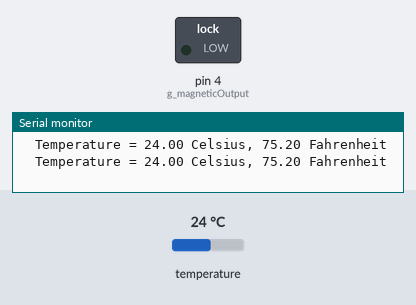
Simulated run of this sketch. Board: Arduino Uno, built with avr-gcc and run on an emulated ATmega328P. Parts: switched loads named in the sketch (green lamp = pin HIGH), the last lines printed to the serial monitor. The inputs (shaded band) are chosen by the test bench; at power-on: temperature 24 °C.

Above: at 2.9 s.
3.0 s: temperature set to 35 °C
4.6 s: temperature set to 36.4 °C
At 6.8 s:
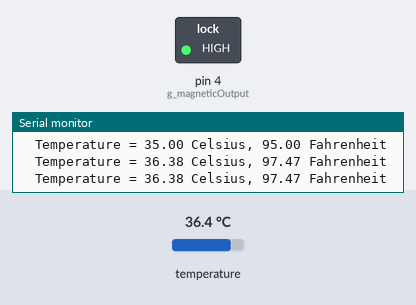
Timing chart, 0 to 8.3 s (numbered marks = the images above; inputs shaded):
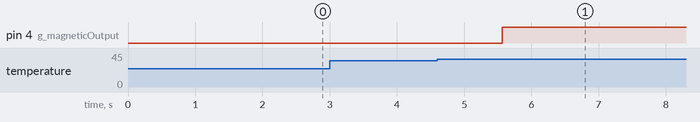

The sketch:

TempSensor.ino
```cpp
#include <OneWire.h>

// Read in temperature from DS1820 1 wire device
OneWire g_tempSensor(7);  // read in temp on pin 7, needs a 4.7K pull up

const float g_targetTemperature = 96.0f;
const byte g_magneticOutput = 4;

const byte s_addressLength = 8;
const byte s_crcIndex = 7;
const byte s_dataLength = 12;
const byte s_numDataBytes = 9;

const byte DS18S20 = 0x10;
const byte DS18B20 = 0x28;
const byte DS1822 = 0x22;

const byte s_startConversion = 0x44;
const byte s_readData = 0xBE;

void setup() {
  pinMode(g_magneticOutput, OUTPUT);

  // start with door locked...
  digitalWrite(g_magneticOutput, LOW);

  Serial.begin(9600);
}

void loop() {
  byte deviceAddress[s_addressLength];
  byte deviceData[s_dataLength];

  // put your main code here, to run repeatedly:
  if (g_tempSensor.search(deviceAddress) != false) {
    if (OneWire::crc8(deviceAddress, s_addressLength - 1) == deviceAddress[s_crcIndex]) {
      g_tempSensor.reset();
      g_tempSensor.select(deviceAddress);
      g_tempSensor.write(s_startConversion, 0); // assumes pull up and not using parasitic power

      delay(1000);     // need at least 750ms so add some slop
      byte present = g_tempSensor.reset();
      g_tempSensor.select(deviceAddress);
      g_tempSensor.write(s_readData);         // Read Scratchpad

      for (int index = 0; index < s_numDataBytes; index++) { // we need 9 bytes
        deviceData[index] = g_tempSensor.read();
      }

      // Convert the data to actual temperature
      // because the result is a 16 bit signed integer, it should
      // be stored to an "int16_t" type, which is always 16 bits
      // even when compiled on a 32 bit processor.
      int16_t raw = (deviceData[1] << 8) | deviceData[0];
      if (deviceAddress[0] == DS18S20) {
        raw = raw << 3; // 9 bit resolution default
        if (deviceData[7] == 0x10) {
          // "count remain" gives full 12 bit resolution
          raw = (raw & 0xFFF0) + 12 - deviceData[6];
        }
      } else {
        byte cfg = (deviceData[4] & 0x60);
        // at lower res, the low bits are undefined, so let's zero them
        if (cfg == 0x00) raw = raw & ~7;  // 9 bit resolution, 93.75 ms
        else if (cfg == 0x20) raw = raw & ~3; // 10 bit res, 187.5 ms
        else if (cfg == 0x40) raw = raw & ~1; // 11 bit res, 375 ms
        //// default is 12 bit resolution, 750 ms conversion time
      }
      float celsius = (float)raw / 16.0;
      float fahrenheit = celsius * 1.8 + 32.0;
      Serial.print("  Temperature = ");
      Serial.print(celsius);
      Serial.print(" Celsius, ");
      Serial.print(fahrenheit);
      Serial.println(" Fahrenheit");

      if (fahrenheit > g_targetTemperature) {
        digitalWrite(g_magneticOutput, HIGH);
      }
    } else {
      Serial.print("Failed CRC check on address: ");
      for (int index = 0; index < s_addressLength; index++) {
          Serial.print(deviceAddress[index], HEX);
      }
      Serial.println("");
    }
  } else {
    g_tempSensor.reset_search();
    delay(100);
  }
}
```

Measured:
- the behaviour switches between 35.5 and 35.6 °C on temperature (found by bisection; images 0 and 1)
- after the input at 4.6 s, pin 4 (g_magneticOutput): LOW → HIGH after 0.97 s
